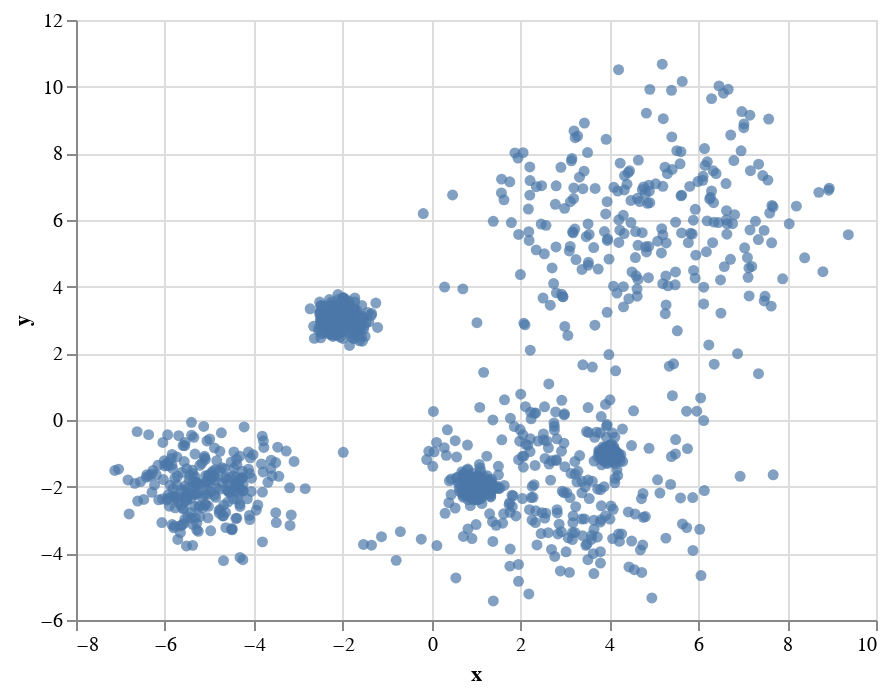

Notebook code cell kept with this figure:
### Code cell
alt.Chart(sintetic).mark_circle().encode(x='x', y='y')

### Figure 1 — Vega-Lite specification as saved in the notebook (floating-point values rounded to 4 significant figures; data arrays with more than 128 entries replaced by an {"elided": "..."} marker saying what was removed)
{"config": {"view": {"continuousWidth": 400, "continuousHeight": 300}}, "data": {"name": "data-cea77047b95e82760fabdc77c4af988a"}, "mark": "circle", "encoding": {"x": {"type": "quantitative", "field": "x"}, "y": {"type": "quantitative", "field": "y"}}, "$schema": "https://vega.github.io/schema/vega-lite/v4.0.2.json", "datasets": {"data-cea77047b95e82760fabdc77c4af988a": {"elided": "1500 records"}}}
